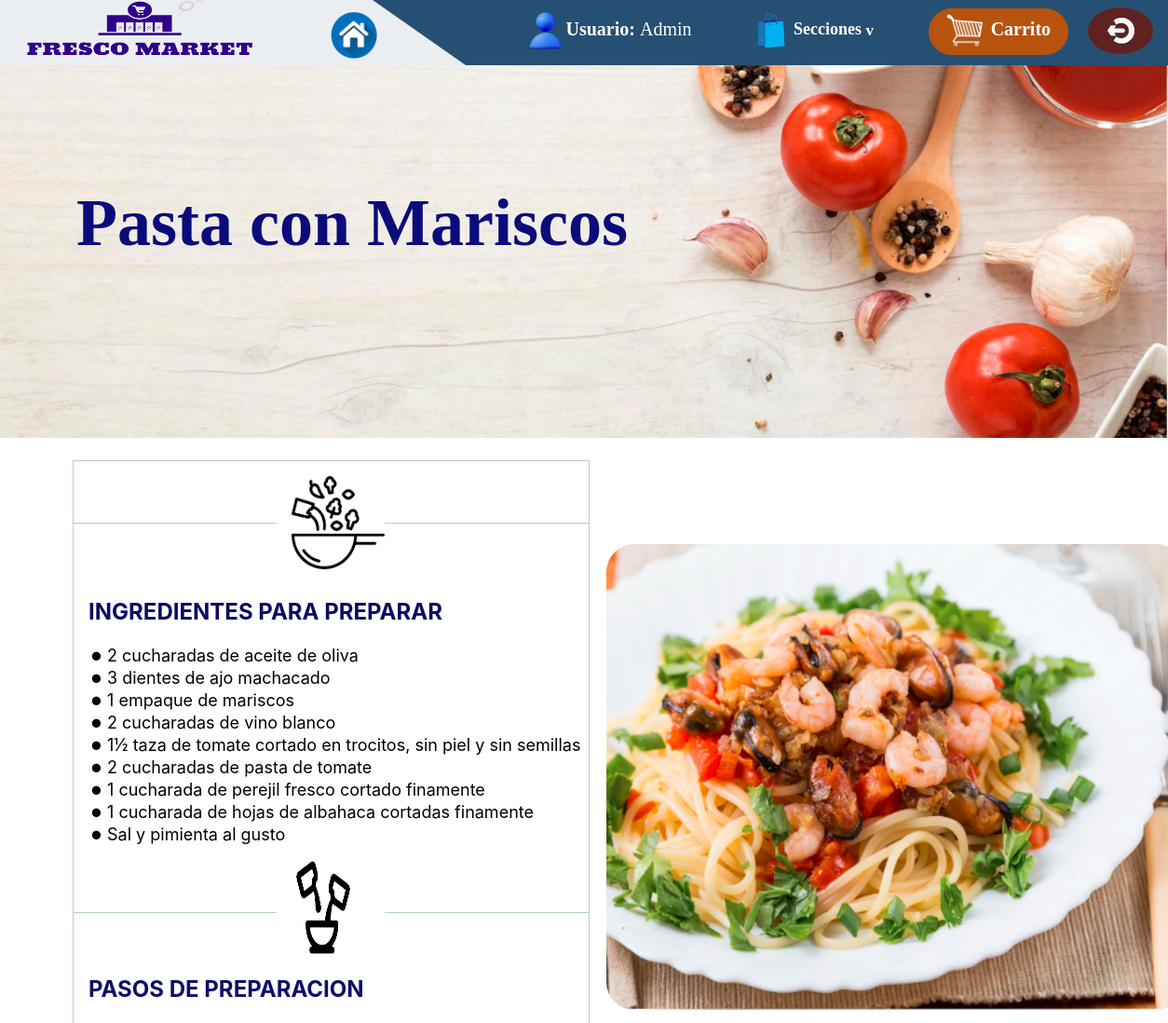
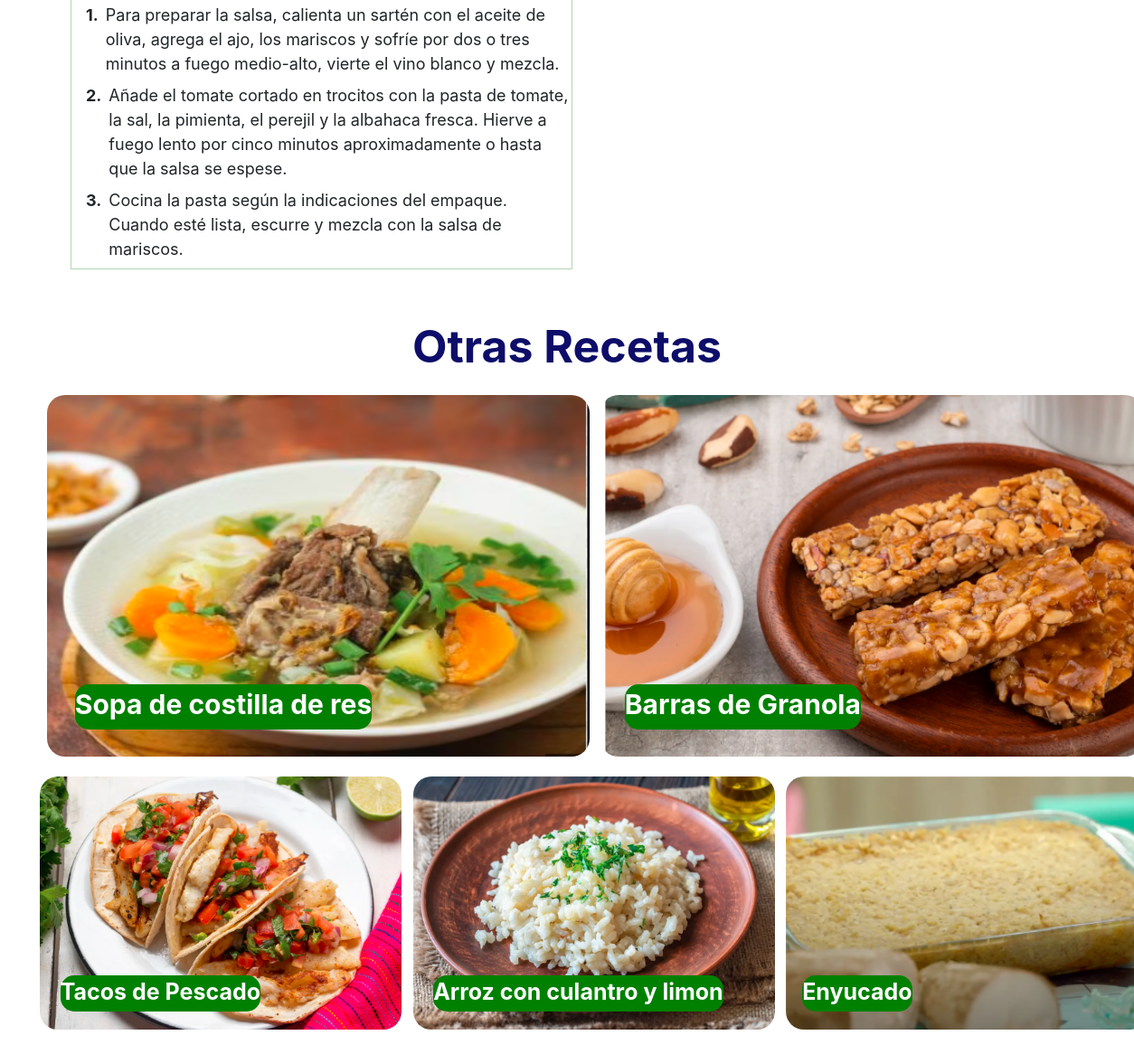
Screenshot of /Admin_v/ver_receta.html/4/ (signed in) with the database file from the repository (2 pictures, top to bottom).
### main/models.py (models this page shows, shortened)
class recets (models.Model):
    class Meta:
        db_table = 'recets'
    nombre = models.CharField (null=True, blank=True, max_length=100)
    tipo = models.CharField (null=True, blank=True, max_length=20)
    ingre = models.TextField(null=True, blank=True)
    proce = models.TextField(null=True, blank=True)
    videoo = models.FileField (null=True, blank=True, upload_to='videos/')
    imagen = models.ImageField (null=True, blank=True, upload_to='recetas/')
    categoria = models.CharField (null=True, blank=True, max_length=30)

### main/views.py (the view)
def ver_receta (request, receta_id):
    recetas = get_object_or_404(recets, pk=receta_id)
    all_recetas = recets.objects.all()
    try:
        carrito = Carrito.objects.get(usuario=request.user)
        pro_carrito = ProCarrito.objects.filter(carrito=carrito)
    except ObjectDoesNotExist:
        carrito = None
        pro_carrito = None
    ingre_n = recetas.ingre.splitlines()
    proce = recetas.proce.splitlines()
    proce_n = enumerate(proce, start=1)
    numeracion = {
        'proce_n' : proce_n,
        'ingre_n' : ingre_n
    }
    primera, segunda = get_random_recipes(all_recetas, recetas)
    return render (request, 'Admin_v/ver_receta.html' , {'recetas' : recetas, 'numeracion' : numeracion,
                                                         'primera' : primera,
                                                         'segunda' : segunda, 'pro_carrito' : pro_carrito})

### main/views.py (called while the page is built)
def get_random_recipes(all_recetas, receta_actual):
    recetas_disponibles = [rec for rec in all_recetas if rec.nombre != receta_actual.nombre]
    recetas_arriba = sample(recetas_disponibles, 2)
    recetas_abajo = sample([rec for rec in recetas_disponibles if rec not in recetas_arriba], 3)
    return recetas_arriba, recetas_abajo

### main/templates/Admin_v/ver_receta.html (shortened to what this page needs)
{% load static %}
<!DOCTYPE html>
<html lang="en">
<head>
    <link rel="stylesheet" type="text/css" href="{% static 'css/header.css' %}">
    <link rel="stylesheet" type="text/css" href="{% static 'css/admin_v/ver_recetas.css' %}">
    <link href="https://maxcdn.bootstrapcdn.com/bootstrap/4.5.2/css/bootstrap.min.css" rel="stylesheet">
</head>
<body>
{% block content %}
<header id="header">
    <div id="hdPri">
        <div id="btncont" class="mt-2 mr-2">
            <button id="user_log" class="mr-5">
                <img src="{% static 'imagenes/menu_ae/user.png' %}" width="35px" height="40px">
                <label style="margin: 0;"> Usuario: <label style="font-weight:500;">{{request.user.username}}</label> </label>
            </button>
            <button id="secciones" class="mr-5">
               <img src="{% static 'imagenes/menu_ae/sec.png' %}" width="40px" height="40px"> Secciones <label style="font-size: 17px">v</label> </button>
            <button id="btncar" class="mr-3">
                <img src="{% static 'imagenes/menu_ae/carro.png' %}" width="40px" height="35px" class="mb-2 mt-1"> <label class="ml-1">Carrito</label>
            </button>
            <button id="btnLog" class="mr-2">
                <img src="{% static 'imagenes/menu_ae/logoutt.png' %}" width="35px" height="35px">
            </button>
        </div>
    </div>
    <div id="white">
        <img src="{% static 'imagenes/menu_ae/logo.png' %}" width="250px" height="60px" class="ml-4 mb-3">
        <button id="home">
            <img src="{% static 'imagenes/menu_ae/principal.png' %}" width="50px" height="50px">
        </button>
    </div>
  </header>
<div id="ctnImg">
    <div>
        <label class="ml-5" style="width: 600px;  transform: translateY(-5%); position: relative; color: rgb(11, 11, 124); font-size: 72px; font-family: cursive; font-weight: bold; top: 30%; left: 30px;">{{recetas.nombre}} </label>
    </div>
</div>
<div id="tblImg" class="mt-4 ml-5">
    <div style="border: rgba(10, 116, 12, 0.308) 1px solid; width: 46%; margin-left: 30px;">
        <div id="divIE">
            <div class="lineas" id="linea1"></div>
            <div>
                <img src="{% static 'imagenes/recetas_ae/ingre.png' %}" width="100px" height="100px" class="mt-3 ml-3 mb-3">
            </div>
            <div class="lineas" id="linea2"></div>
        </div>
        <div id="ingre" class="mt-3 ml-3">
            <h4 style="font-weight: bold; color: rgb(10, 10, 100);">INGREDIENTES PARA PREPARAR</h4>
            {% for line in numeracion.ingre_n %}
                 <label style="font-size: 30px; position: absolute;">&#8226;</label > <label style= "margin-left: 20px; margin-top: 10px; position:absolute;">{{ line }}</label><br>
            {% endfor %}
            <br>
        </div>
        <div id="divIE">
            <div class="lineas" id="linea1"></div>
            <div>
                <img src="{% static 'imagenes/recetas_ae/proce.png' %}" width="100px" height="100px" class="mt-1 mr-3 mb-3">
            </div>
            <div class="lineas" id="linea2"></div>
        </div>
        <div id="procedi" class="mt-2 ml-3">
            <h4 style="font-weight: bold; color: rgb(14, 14, 106);" class="mb-4"> PASOS DE PREPARACION </h4>
            {% for num, line in numeracion.proce_n %}
             <div style="display: flex; font-weight: bold; font-size: 18px;" class="mb-2" > {{num}}.
                <div class="ml-2" style="font-weight: lighter;"> {{line}} </div>
            </div>
            {% endfor %}
        </div>
    </div>
    <div id="porIMG">
        <img src="{{recetas.imagen.url}}" id="imgRe">
    </div>
</div>
<div class="mt-5 mb-5">
    <div class="mb-3" style="text-align: center; font-size: 50px; font-weight: bold; color: rgb(14, 14, 106);"> Otras Recetas </div>
    <div>
        <div id="ctnRe">
            {% for rec in primera %}
                <a href="{% url 'Admin_v/ver_receta' rec.id %}">
                    <img class="img1 ml-2" id="{{rec.id}}" src="{{rec.imagen.url}}" width="600px" height="400px">
                </a>
                <label id="{{rec.id}}" class="names1" > {{rec.nombre }}</label>
            {% endfor %}
        </div>
    </div>
    <div class="mt-3">
        <div id="ctnRee">
            {% for rece in segunda %}
                <a href="{% url 'Admin_v/ver_receta' rece.id %}">
                    <img class="img2 ml-2" id="{{rece.id}}" src="{{rece.imagen.url}}" width="400px" height="280px">
                </a>
                <label id="{{rece.id}}" class="names2"> {{rece.nombre}} </label>
            {% endfor %}
        </div>
    </div>
</div>
{% endblock %}
</body>
</html>

### static/css/header.css (style rules this page uses)
#header { background-color: #265073; }
#white { background-color: rgba(255, 255, 255, 0.9); top: 0; left: 0; width: 500px; height: 70px; position: absolute; clip-path: polygon(0 0, 80% 0, 100% 100%, 0% 100%) }
#home { background: none; border: none; margin-left: 70px; }
#hdPri { display: flex; flex-direction: column; align-items: right; height: 70px; text-align: right; font-size: 20px; font-weight: bold; font-family:cursive; }
#user_log { background: none; border: none; color: white; font-size: 18px; font-weight: bold; }
#secciones { height: 50px; background: none; border: none; color: white; font-weight: bold; font-size: 18px; }
#secciones, #user_log, #home:focus { outline: none; cursor: default; }
#btnLog { border-radius: 100%; background: #602121; color: white; border: white; width: 70px; height: 50px; font-weight: bold; }
#btncar { border-radius: 60px; background: #b7530d; color: white; border: white; width: 150px; height: 50px; font-weight: bold; font-size: 15px; }
#lasSecci a, label { color: white; text-align: center; font-size: 20px; }

### static/css/admin_v/ver_recetas.css (style rules this page uses)
#tblImg { position: relative; }
#divIE { width: 100%; display: flex; align-items: center; }
.lineas { border-bottom: 1px solid rgba(10, 116, 12, 0.308); flex-grow: 1; border-radius: 50px; }
#linea1 { border-bottom-left-radius: 30px; }
#linea2 { border-bottom-right-radius: 30px; }
#ctnImg { display:flex; height: 400px; background-image: url('../../imagenes/recetas_ae/recetas.png'); background-position: center; background-repeat: no-repeat; background-size:cover; }
#ingre label { font-size: 18px; color: black; }
#imgRe { width: 620px; height: 500px; border-radius: 30px; }
#porIMG { position: absolute; left: 50%; top: 10%; }
#ctnRe { text-align: center; position: relative; display: inline-block; left: 3.5%; overflow: hidden; }
#ctnRee { text-align: center; position: relative; display: inline-block; left: 2.9%; overflow: hidden; }
.img1, .img2 { border-radius: 20px; }
.names1 { position: absolute; color: rgb(255, 255, 255); font-size: 30px; font-weight: bold; top: 320px; margin-left: -47%; background-color: green; height: 50px; width: max-content; border-radius: 15px; }
.names2 { position: absolute; color: rgb(255, 255, 255); font-size: 25px; font-weight: bold; top: 220px; margin-left: -31%; background-color: green; height: 40px; width: max-content; border-radius: 15px; }

### rows the page displays
recets: nombre "Pasta con Mariscos", imagen (picture)
recets: imagen (picture), nombre "Sopa de costilla de res"
recets: imagen (picture), nombre "Barras de Granola"
recets: imagen (picture), nombre "Tacos de Pescado"
recets: imagen (picture), nombre "Arroz con culantro y limon"
recets: imagen (picture), nombre "Enyucado"

### other values shown
{{ request.user.username }} "Admin"
{{ line }} "2 cucharadas de aceite de oliva" "3 dientes de ajo machacado" "1 empaque de mariscos" "2 cucharadas de vino blanco" "1½ taza de tomate cortado en trocitos, sin piel y sin semillas" "2 cucharadas de pasta de tomate" "1 cucharada de perejil fresco cortado finamente" "1 cucharada de hojas de albahaca cortadas finamente" "Sal y pimienta al gusto"
{{ num }} "1" "2" "3"
{{ line }} "Para preparar la salsa, calienta un sartén con el aceite de oliva, agrega el ajo, los mariscos y sofríe por dos o tres minutos a fuego medio-alto, vierte el vino blanco y mezcla." "Añade el tomate cortado en trocitos con la pasta de tomate, la sal, la pimienta, el perejil y la albahaca fresca. Hierve a fuego lento por cinco minutos aproximadamente o hasta que la salsa se espese." "Cocina la pasta según la indicaciones del empaque. Cuando esté lista, escurre y mezcla con la salsa de mariscos."
